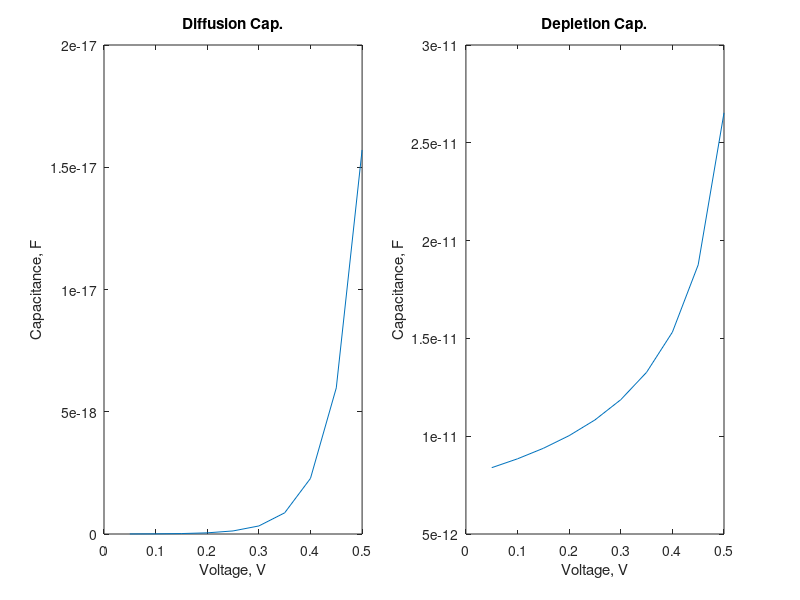

Reproduce this figure in MATLAB.
%
% Diffusion and depletion Capacitances
%
cd1 = 100e-12; id1 = 1.0e-3; cj0 = 8e-12; vc =0.55;
m = 0.5;
is = 1.0e-14; nd = 2.0;
k = 1.38e-23; q = 1.6e-19; T = 300;
kd = cd1/id1;
vt = k*T/q;
v = 0.05:0.05:0.55;
nv = length(v);
nv
for i = 1:nv
 id(i) = is*exp(v(i)/(nd*vt));
 cd(i) = kd*id(i);
 ra(i) = v(i)/vc;
 cj(i) = cj0/((1 - ra(i))^m);
end

subplot(121)
plot(v(1:10),cd(1:10))
title('Diffusion Cap.')
xlabel('Voltage, V'), ylabel('Capacitance, F')
subplot(122)
plot(v(1:10),cj(1:10))
title('Depletion Cap.')
xlabel('Voltage, V'), ylabel('Capacitance, F')
